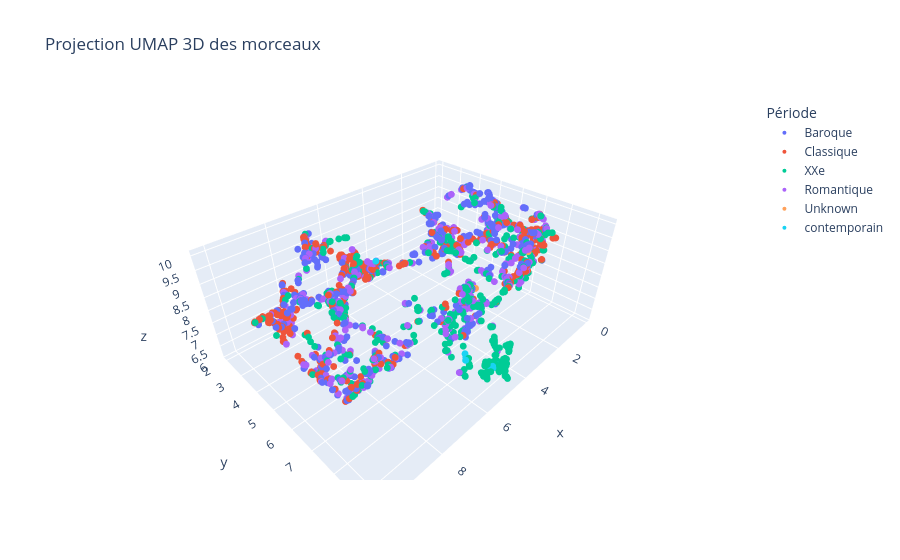

The cell this chart's notebook holds for it:
### Code cell
import umap.umap_ as umap
from sklearn.preprocessing import LabelEncoder
fig = px.scatter_3d(
    x=X_umap_3d[:, 0],
    y=X_umap_3d[:, 1],
    z=X_umap_3d[:, 2],
    color=periodes,
    labels={'color': 'Période'},
    hover_name=morceaux,
    hover_data={'Compositeur': y, 'Période': periodes},
    title="Projection UMAP 3D des morceaux"
)
fig.update_traces(marker=dict(size=4))
fig.show()

### Figure 1 — Plotly figure (JSON) as saved in the notebook; plotly's stock layout.template omitted (floating-point values rounded to 4 significant figures; data arrays with more than 128 entries replaced by an {"elided": "..."} marker saying what was removed)
{"data": [{"customdata": {"elided": "519x2 str values"}, "hovertemplate": "<b>%{hovertext}</b><br><br>Période=%{customdata[1]}<br>x=%{x}<br>y=%{y}<br>z=%{z}<br>Compositeur=%{customdata[0]}<extra></extra>", "hovertext": {"elided": "519 str values"}, "legendgroup": "Baroque", "marker": {"color": "#636efa", "size": 4, "symbol": "circle"}, "mode": "markers", "name": "Baroque", "scene": "scene", "showlegend": true, "type": "scatter3d", "x": {"elided": "519 float values"}, "y": {"elided": "519 float values"}, "z": {"elided": "519 float values"}}, {"customdata": {"elided": "555x2 str values"}, "hovertemplate": "<b>%{hovertext}</b><br><br>Période=%{customdata[1]}<br>x=%{x}<br>y=%{y}<br>z=%{z}<br>Compositeur=%{customdata[0]}<extra></extra>", "hovertext": {"elided": "555 str values"}, "legendgroup": "Classique", "marker": {"color": "#EF553B", "size": 4, "symbol": "circle"}, "mode": "markers", "name": "Classique", "scene": "scene", "showlegend": true, "type": "scatter3d", "x": {"elided": "555 float values"}, "y": {"elided": "555 float values"}, "z": {"elided": "555 float values"}}, {"customdata": {"elided": "506x2 str values"}, "hovertemplate": "<b>%{hovertext}</b><br><br>Période=%{customdata[1]}<br>x=%{x}<br>y=%{y}<br>z=%{z}<br>Compositeur=%{customdata[0]}<extra></extra>", "hovertext": {"elided": "506 str values"}, "legendgroup": "XXe", "marker": {"color": "#00cc96", "size": 4, "symbol": "circle"}, "mode": "markers", "name": "XXe", "scene": "scene", "showlegend": true, "type": "scatter3d", "x": {"elided": "506 float values"}, "y": {"elided": "506 float values"}, "z": {"elided": "506 float values"}}, {"customdata": {"elided": "394x2 str values"}, "hovertemplate": "<b>%{hovertext}</b><br><br>Période=%{customdata[1]}<br>x=%{x}<br>y=%{y}<br>z=%{z}<br>Compositeur=%{customdata[0]}<extra></extra>", "hovertext": {"elided": "394 str values"}, "legendgroup": "Romantique", "marker": {"color": "#ab63fa", "size": 4, "symbol": "circle"}, "mode": "markers", "name": "Romantique", "scene": "scene", "showlegend": true, "type": "scatter3d", "x": {"elided": "394 float values"}, "y": {"elided": "394 float values"}, "z": {"elided": "394 float values"}}, {"customdata": [["Borodin; Alexander", "Unknown"], ["Liszt; Franz", "Unknown"], ["Liszt; Franz", "Unknown"], ["Verdi; Giuseppe", "Unknown"], ["Cimarosa; Domenico", "Unknown"]], "hovertemplate": "<b>%{hovertext}</b><br><br>Période=%{customdata[1]}<br>x=%{x}<br>y=%{y}<br>z=%{z}<br>Compositeur=%{customdata[0]}<extra></extra>", "hovertext": ["orchestra_romantic/CrossEra-0616_Borodin_symphony_no.3_in_a_minor_moderato_assai.mp3", "orchestra_romantic/CrossEra-0673_Liszt_poems__mazeppa.mp3", "orchestra_romantic/CrossEra-0674_Liszt_poems__prometheus.mp3", "orchestra_romantic/CrossEra-0776_Verdi_Overt_giovanna_darco_sinfonia.mp3", "piano_classical/CrossEra-1016_Cimarosa_Piano_sonata_no._24_in_b-flat_minor_major___andantino.mp3"], "legendgroup": "Unknown", "marker": {"color": "#FFA15A", "size": 4, "symbol": "circle"}, "mode": "markers", "name": "Unknown", "scene": "scene", "showlegend": true, "type": "scatter3d", "x": [8.734, 5.312, 5.05, 2.691, 5.356], "y": [7.085, 8.03, 8.063, 8.222, 8.039], "z": [7.455, 9.425, 9.292, 9.6, 9.409]}, {"customdata": [["Boulez; Pierre", "contemporain"], ["Boulez; Pierre", "contemporain"], ["Boulez; Pierre", "contemporain"], ["Boulez; Pierre", "contemporain"], ["Boulez; Pierre", "contemporain"], ["Boulez; Pierre", "contemporain"], ["Boulez; Pierre", "contemporain"], ["Boulez; Pierre", "contemporain"], ["Boulez; Pierre", "contemporain"], ["Boulez; Pierre", "contemporain"], ["Boulez; Pierre", "contemporain"]], "hovertemplate": "<b>%{hovertext}</b><br><br>Période=%{customdata[1]}<br>x=%{x}<br>y=%{y}<br>z=%{z}<br>Compositeur=%{customdata[0]}<extra></extra>", "hovertext": ["piano_modern/CrossEra-1215_Boulez_deuxieme_sonate_extremement_rapide__encore_plus_vif.mp3", "piano_modern/CrossEra-1216_Boulez_deuxieme_sonate_lent.mp3", "piano_modern/CrossEra-1217_Boulez_deuxieme_sonate_modere._preque_vif.mp3", "piano_modern/CrossEra-1218_Boulez_deuxieme_sonate_vif__tres_modere...tres_librement.mp3", "piano_modern/CrossEra-1219_Boulez_premiere_sonate_lent__beaucoup_plus_allant.mp3", "piano_modern/CrossEra-1220_Boulez_premiere_sonate_rapide.mp3", "piano_modern/CrossEra-1221_Boulez_troisieme_sonate_commentaire.mp3", "piano_modern/CrossEra-1222_Boulez_troisieme_sonate_constellation__miroire.mp3", "piano_modern/CrossEra-1223_Boulez_troisieme_sonate_glose.mp3", "piano_modern/CrossEra-1224_Boulez_troisieme_sonate_parenthese.mp3", "piano_modern/CrossEra-1225_Boulez_troisieme_sonate_texte.mp3"], "legendgroup": "contemporain", "marker": {"color": "#19d3f3", "size": 4, "symbol": "circle"}, "mode": "markers", "name": "contemporain", "scene": "scene", "showlegend": true, "type": "scatter3d", "x": [4.841, 6.106, 4.973, 4.975, 4.864, 4.656, 6.153, 6.159, 6.08, 4.853, 4.979], "y": [8.844, 8.71, 8.844, 8.849, 8.876, 8.82, 8.753, 8.752, 8.653, 8.843, 3.536], "z": [6.586, 7.729, 6.632, 6.633, 6.548, 6.543, 7.678, 7.681, 7.815, 6.583, 8.205]}], "layout": {"legend": {"title": {"text": "Période"}, "tracegroupgap": 0}, "scene": {"domain": {"x": [0, 1], "y": [0, 1]}, "xaxis": {"title": {"text": "x"}}, "yaxis": {"title": {"text": "y"}}, "zaxis": {"title": {"text": "z"}}}, "title": {"text": "Projection UMAP 3D des morceaux"}}}
